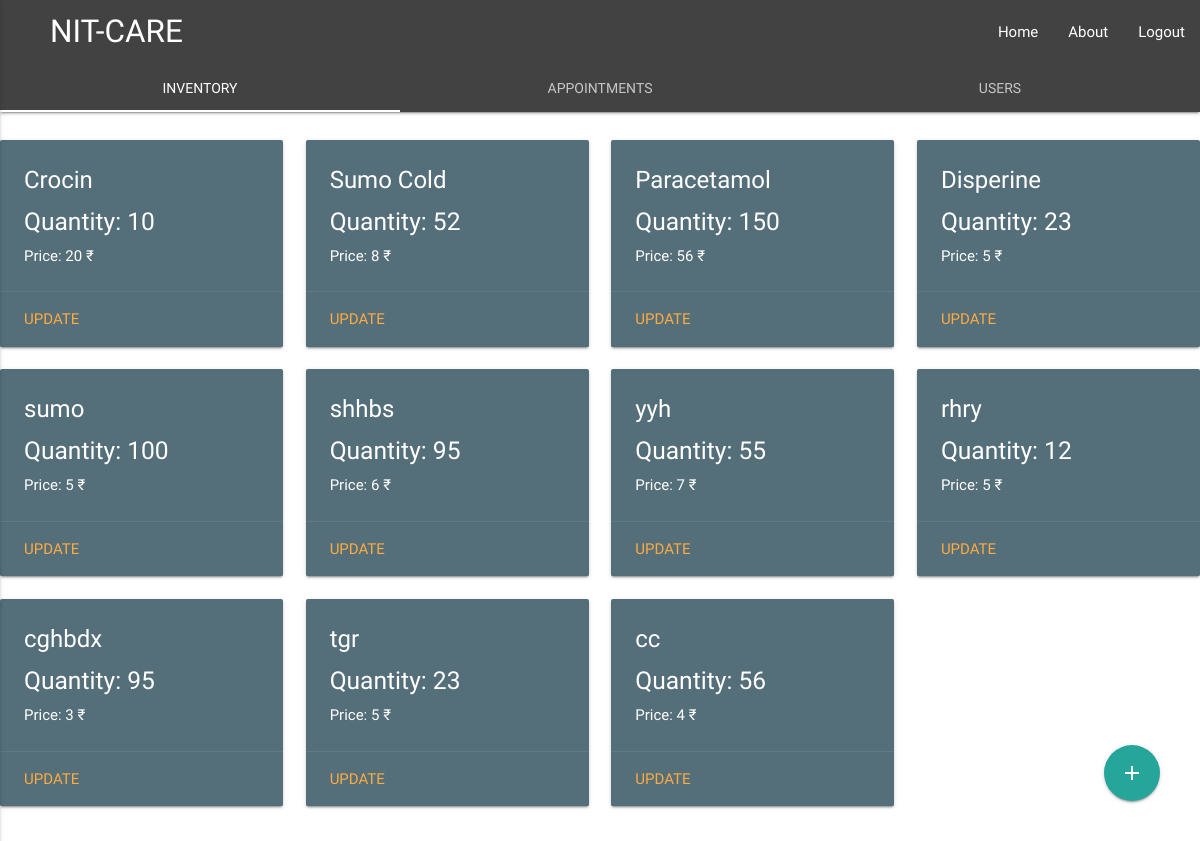
Page /appointment/show/ on the earlier database version.
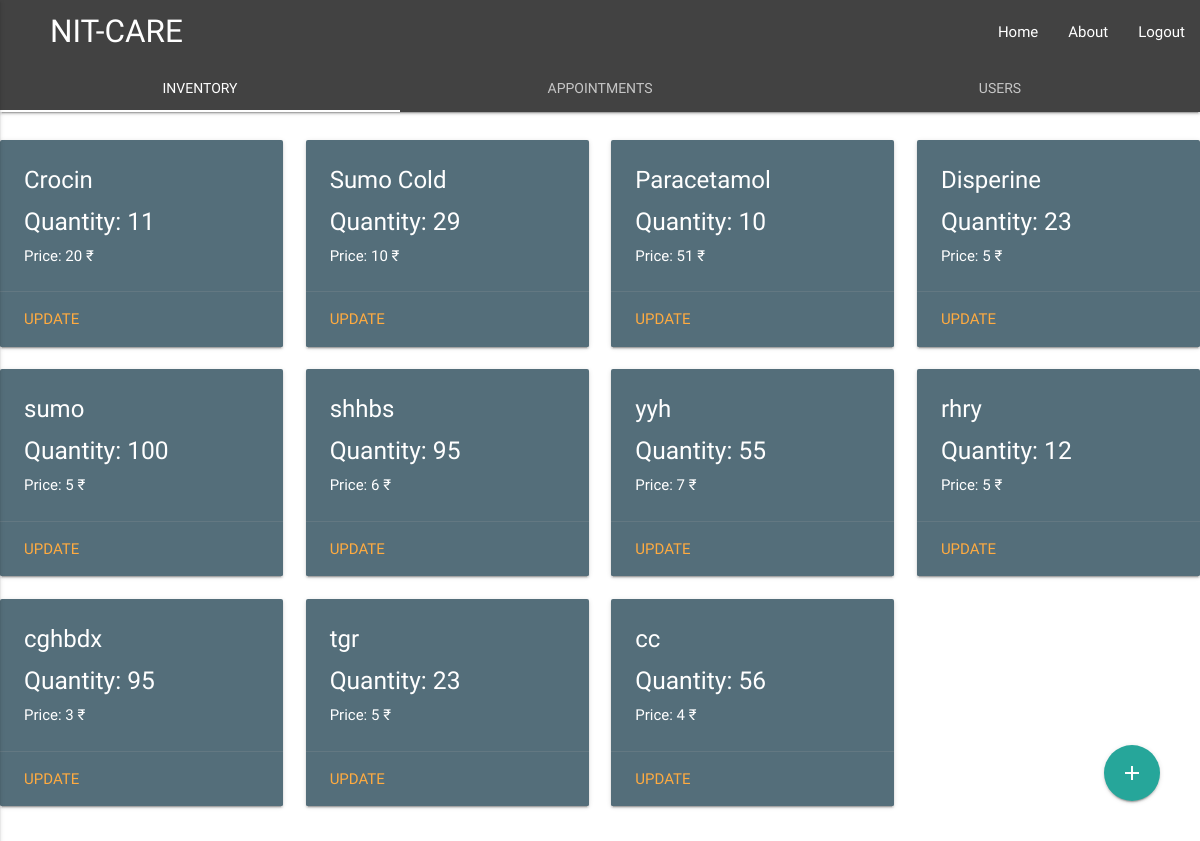
Same page on the later database version.
### Inventory/models.py (models this page shows, shortened)
class Medicins(models.Model):
    id = models.AutoField(primary_key=True)
    name = models.CharField(max_length=50)
    price = models.IntegerField()
    quantity = models.IntegerField()

### Appointment/views.py (the view)
def show_appointment(request):
	appointment_obj = AppointmentDetail.objects.filter(treated=False)
	user_obj = UserDetail.objects.all()
	medicines = Medicins.objects.all()
	return render(request,'Medz.html',{'users' : user_obj , 'appointments' : appointment_obj, 'medicines': medicines})

### templates/Medz.html (shortened to what this page needs)
<!DOCTYPE html>
  <html>
    <head>
      <link type="text/css" rel="stylesheet" href="/static/css/materialize.min.css"  media="screen,projection"/>
    </head>
    <body style="font-family: 'Raleway', sans-serif;">
      <div class="row">
        <nav class="nav-extended grey darken-3">
          <div class="nav-wrapper"><a href="#" class="brand-logo" style="padding-left: 50px"><strong>NIT-CARE</strong></a> <a href="#" data-activates="mobile-demo" class="button-collapse"><em class="material-icons">menu</em></a>
            <ul class="right hide-on-med-and-down">
              <li><a href="#">Home</a></li>
              <li><a href="#">About</a></li>
              <li><a href="#">Logout</a></li>
            </ul>
          </div>
          <div class="nav-content">
              <ul class="tabs tabs-transparent">
                <li class="tab col m4"><a href="#Inv">Inventory</a></li>
                <li class="tab col m4"><a href="#Appointments">Appointments </a></li>
                <li class="tab col m4"><a href="#Users">Users</a></li>
              </ul>
          </div>
        </nav>
      </div>
      <div id="Inv" class="col s12 container">
        <a id="inventory_floating" class="waves-effect waves-light btn-large btn-floating" href="#inventory_add_modal" ><i class="material-icons">add</i></a>
        <div class="row">
          {% for medicine in medicines %}
            <div class="col s12 m3">
              <div class="card blue-grey darken-1">
                <div class="card-content white-text">
                  <span class="card-title">{{ medicine.name }}</span>
                  <h5>Quantity: {{ medicine.quantity }}</h5>
                  <p>Price: {{ medicine.price }} ₹ </p>
                </div>
                <div class="card-action">
                  <a class="modal-trigger" href="#" onclick="update_medicine({{ medicine.id }})">Update</a>
                </div>
              </div>
            </div>
          {% endfor %}
        </div>
      </div>
    </body>
</html>

### templates/Medz.html (style rules this page uses)
.container { margin: 0 auto; max-width: 1280px; width: 100%; }
#inventory_floating { position: fixed; display: block; right: 0; bottom: 0; margin-right: 40px; margin-bottom: 40px; z-index: 900; }

Differences in the rows shown:
changed Medicins "Crocin": quantity "10" → "11"
changed Medicins "Sumo Cold": quantity "52" → "29"; price "8" → "10"
changed Medicins "Paracetamol": quantity "150" → "10"; price "56" → "51"
